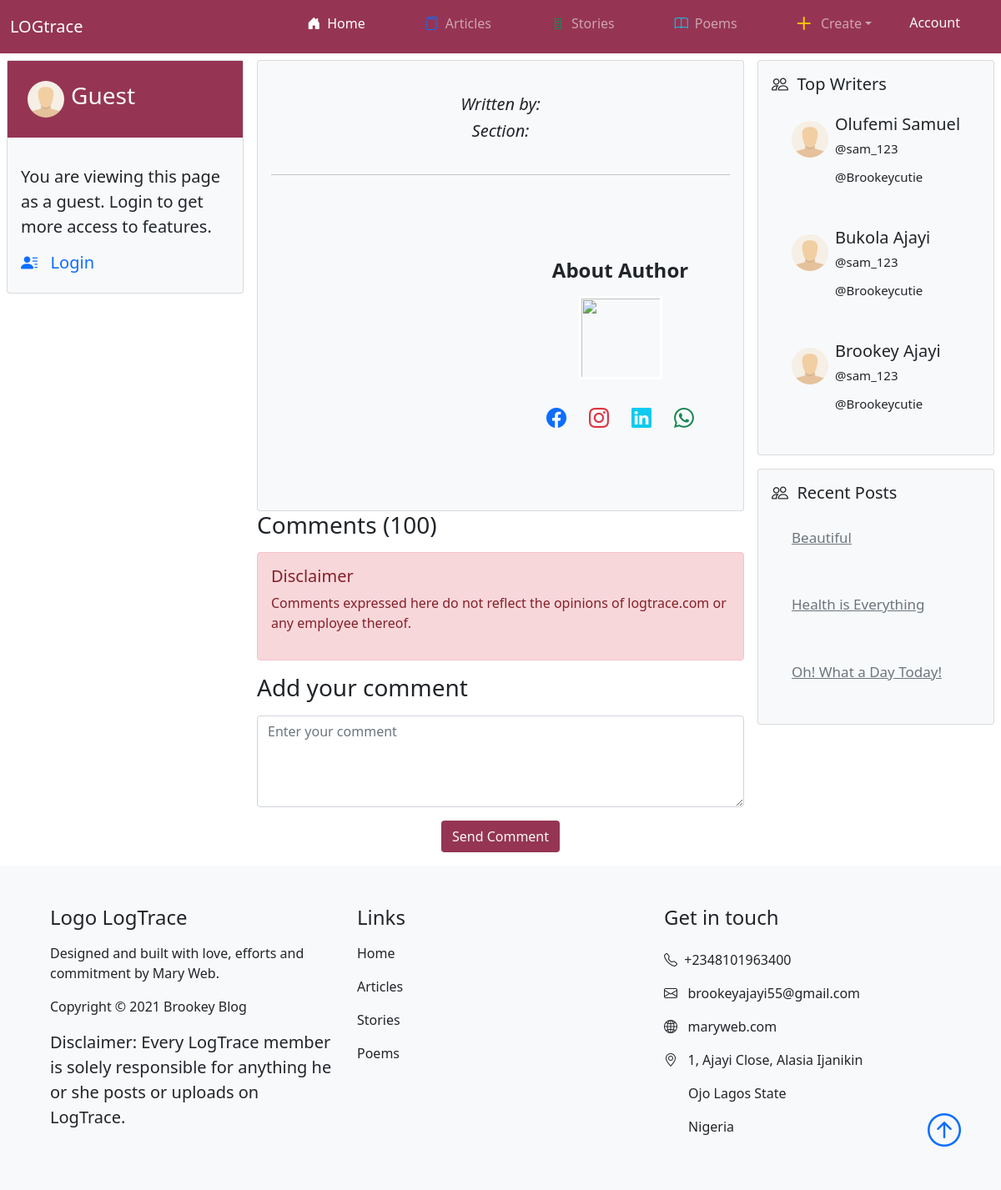
The page /view_blog.php on the database its author committed.
### tables this page shows
CREATE TABLE `user` (
  `user_id` int(10) UNSIGNED NOT NULL,
  `first_name` varchar(50) NOT NULL,
  `last_name` varchar(50) NOT NULL,
  `email` varchar(50) NOT NULL,
  `phone_number` varchar(20) NOT NULL,
  `user_name` varchar(50) NOT NULL,
  `hash` varchar(255) NOT NULL,
  `date_created` date NOT NULL,
  `time_created` time NOT NULL
);

CREATE TABLE `blog` (
  `blog_id` int(10) UNSIGNED NOT NULL,
  `title` varchar(100) NOT NULL,
  `author` varchar(50) NOT NULL,
  `category` varchar(20) NOT NULL,
  `body` text NOT NULL,
  `created_by` int(11) NOT NULL,
  `img` varchar(400) DEFAULT NULL,
  `date_created` date NOT NULL,
  `time_created` time NOT NULL
);

### includes/functions.php (called while the page is built, shortened)
<?php
function fetchBlogs($dbconn){
  $fetch = $dbconn->prepare("SELECT * FROM blog ORDER BY blog_id DESC");
  $fetch->execute();
  $blog = [];
  while($row = $fetch->fetch(PDO::FETCH_BOTH)){
  	$blog[]=$row;
  }
  return $blog;
}
function fetchUserDetails($dbconn,$id){
  $user_details = $dbconn->prepare("SELECT * FROM user WHERE user_id=:uid");
  $user_details->bindParam(":uid",$id);
  $user_details->execute();
  $user_data = [];
  return $user_data;
}
function fetchProfile($dbconn,$id){
  $prof = $dbconn->prepare("SELECT * FROM profile WHERE profile_owner=:po");
  $prof->bindParam(":po",$id);
  $prof->execute();
  $profile = [];
  return $profile;
}
function fetchDp($dbconn,$id){
  $dpImage = $dbconn->prepare("SELECT * FROM dp_image WHERE dp_userId=:du");
  $dpImage->bindParam(":du",$id);
  $dpImage->execute();
  $displayPic = [];
  return $displayPic;
}

### public/view_blog.php (the view, shortened to what this page needs)
<?php
include '../includes/db.php';
include '../includes/functions.php';
$blog = fetchSingleBlog($conn,$_GET['id']);
$blogs = fetchBlogs($conn);
$displayPic = fetchDp($conn,$blog['created_by']);
$user_data = fetchUserDetails($conn,$blog['created_by']);
$profile = fetchProfile($conn,$blog['created_by']);
?>
<!DOCTYPE html>
<html lang="en" dir="ltr">
  <head>
    <link href="https://cdn.jsdelivr.net/npm/bootstrap@5.0.2/dist/css/bootstrap.min.css" rel="stylesheet">
    <link rel="stylesheet" href="https://cdn.jsdelivr.net/npm/bootstrap-icons@1.5.0/font/bootstrap-icons.css">
  </head>
  <body>
    <nav class="navbar navbar-expand-lg navbar-dark text-light fixed-top" style="background-color: #953553">
      <div class="container-fluid">
        <a class="navbar-brand" href="#">LOGtrace</a>
    <div class="collapse navbar-collapse" id="navbarSupportedContent">
      <ul class="navbar-nav px-4 ms-auto mb-3 mb-lg-2">
        <li class="nav-item px-4">
          <a class="nav-link active" aria-current="page" href="index.php"><i class="bi bi-house-door-fill px-2"></i>Home</a>
        </li>
        <li class="nav-item px-4">
          <a class="nav-link" href="articles.php"><i class="bi bi-journals px-2 text-primary"></i>Articles</a>
        </li>
        <li class="nav-item px-4">
          <a class="nav-link" href="stories.php"><i class="bi bi-ladder px-2 text-success"></i>Stories</a>
        </li>
        <li class="nav-item px-4">
          <a class="nav-link" href="poems.php"><i class="bi bi-book px-2 text-info"></i>Poems</a>
        </li>
        <li class="nav-item dropdown px-4">
          <a class="nav-link dropdown-toggle" href="#" id="navbarDropdown" role="button" data-bs-toggle="dropdown" aria-expanded="false">
          <i class="bi bi-plus-lg px-2 text-warning"></i>
          Create</a>
        </li>
        <li class="btn btn-white text-light btn-md gx-4" data-bs-toggle="modal" data-bs-target="#login">Account</li>
      </ul>
    </div>
  </div>
    </nav>
      <section class="ps-2 pe-2 mt-4 pt-5">
          <div class="row g-3">
            <div class="col-md-3 d-none d-sm-block">
              <?php
              if(isset($_SESSION['user_id'])){
                ?>
                <div class="card bg-light text-dark">
                  <div class="mb-3 p-3 d-flex text-light" style="background-color: #953553">
                    <img src="../images/dummy.jpg" width="60px" height="60px" class="rounded-circle p-2 justify-content-start" alt="">
                    <h3 id="user_name" class="align-self-center"><?= ucwords($_SESSION['name'])?></h3>
                  </div>
                  <div class="card-body">
                    <p class="lead card-text"><?php echo "Your Id is ".$_SESSION['user_id']?></p>
                    <h5><a href="profile.php?id=<?=$_SESSION['user_id']?>" class="text-decoration-none text_start"><i class="bi bi-person-lines-fill"></i>&nbsp;&nbsp; Profile</a></h5>
                  </div>
                </div>
              <?php } else{ ?>
              <div class="card bg-light text-dark">
                <div class="mb-3 p-3 d-flex text-light" style="background-color: #953553">
                  <img src="../images/dummy.jpg" width="60px" height="60px" class="rounded-circle p-2 justify-content-start" alt="">
                  <h3 id="user_name" class="align-self-center">Guest</h3>
                </div>
                <div class="card-body">
                  <p class="lead card-text">You are viewing this page as a guest. Login to get more access to features.</p>
                  <h5><a href="login.php" class="text-decoration-none text_start"><i class="bi bi-person-lines-fill"></i>&nbsp;&nbsp; Login</a></h5>
                </div>
              </div>
              <?php } ?>
            </div>
            <div class="col-md-6">
                <div class="card-body card bg-light text-dark">
                    <div class="h1 text-center card-title">
                    <h5 class="mb-2"><i>Written by: </i><?=ucwords($blog['author'])?></h5>
                    <?php
                    $cate = [];
                     ?>
                     <h5 class="mb-2"><i>Section: </i><?=$cate['category_name']?></h5>
                    </div>
                    <hr>
                    <div class="mb-5">
                      <p class="card-text py-2 mb-1"><?=$blog['body']?></p>
                    </div>
                    <div class="row mt-3">
                      <div class="col-md-3"></div>
                      <div class="col-md-3"></div>
                      <div class="col-md-4 mb-3 text-center d-block w-50">
                        <h4 class="mb-3 fw-bold">About Author</h4>
                        <img src="../images/<?=$displayPic['dp_name']?>" width="100px" height="100px" class="border border-white border-3" alt="">
                        <div class="h4 p-3 mb-5 d-flex justify-content-evenly">
                          <a href="<?=$profile['fb_username']?>"><i class="bi bi-facebook"></i></a>
                          <a href="<?=$profile['in_username']?>"><i class="bi bi-instagram text-danger"></i></a>
                          <a href="<?=$profile['li_username']?>"><i class="bi bi-linkedin text-info"></i></a>
                          <a href="whatsappme/<?=$user_data['phone_number']?>"><i class="bi bi-whatsapp text-success"></i></a>
                        </div>
                      </div>
                    </div>
                </div>
                <div class="mb-3">
                  <h3 class="mb-3">Comments (100)</h3>
                  <div class="alert alert-danger">
                    <h5>Disclaimer</h5>
                    <p>Comments expressed here do not reflect the opinions of logtrace.com or any employee thereof.</p>
                  </div>
                </div>
                <div class="mb-3">
                  <h3 class="mb-3">Add your comment</h3>
                  <form class="mb-3 text-center" action="" method="post">
                    <div class="mb-3">
                      <textarea name="comment" rows="4" cols="60" class="form-control" placeholder="Enter your comment"></textarea>
                    </div>
                    <button type="submit" name="send" class="btn btn-transparent text-light" style="background-color: #953553">Send Comment</button>
                  </form>
                </div>
            </div>
            <div class="col-md-3">
							<div class="p-3 mb-3 card bg-light text-dark">
								<h5><i class="bi bi-people"></i>&nbsp;&nbsp;Top Writers</h5>
                <?php
                  $writer = $conn->prepare("SELECT author, COUNT(author) as c from blog GROUP BY author ORDER BY COUNT(author) DESC LIMIT 3");
                  $writer->execute();
                  while ($row = $writer->fetch(PDO::FETCH_BOTH)){
                      $topWriters = $row;
                      ?>
                    <div class="card-body d-flex h4 mb-1">
                      <img src="../images/dummy.jpg" width="60px" height="60px" class="rounded-circle p-2" alt="">
                      <div class="">
                        <h5 class=""><?=$topWriters['author']?></h5>
                    <?php
                    $writers = $conn->prepare("SELECT created_by, COUNT(created_by) as c from blog GROUP BY created_by ORDER BY COUNT(created_by) DESC LIMIT 3");
                    $writers->execute();
                    while ($row = $writers->fetch(PDO::FETCH_BOTH)){
                        $writersId = $row;
                      $user = $conn->prepare("SELECT * FROM user WHERE user_id=:uid");
                      $user->bindParam(":uid",$writersId['created_by']);
                      $user->execute();
                      while ($row = $user->fetch(PDO::FETCH_ASSOC)) {
                        $username = $row;
                      ?>
                        <p style="font-size:15px">@<?=$username['user_name']?></p>
                        <?php } ?>
                      <?php } ?>
                      </div>
                    </div>
    						<?php  } ?>
							</div>
              <div class="p-3 mb-1 card bg-light text-dark">
								<h5><i class="bi bi-people"></i>&nbsp;&nbsp;Recent Posts</h5>
                  <?php foreach(array_slice($blogs, 0, 3) as $value): ?>
                    <div class="card-body d-flex bd-highlight mb-1">
                      <h5 style="font-size:17px" class="p-2 bd-highlight"><a href="view_blog.php?id=<?=$value['blog_id']?>" class="text-secondary"><?=$value['title']?></a></h5>
                    </div>
    						<?php endforeach; ?>
							</div>
          </div>
          </div>
      </section>
      <?php include "../includes/footer.php"; ?>
  </body>
</html>

### rows shown on the page
user: user_name "sam_123"
user: user_name "Brookeycutie"
blog: title "Beautiful"
blog: title "Health is Everything"
blog: title "Oh! What a Day Today!"

### other values the page prints
$topWriters['author'] "Olufemi Samuel"
$topWriters['author'] "Bukola Ajayi"
$topWriters['author'] "Brookey Ajayi"
